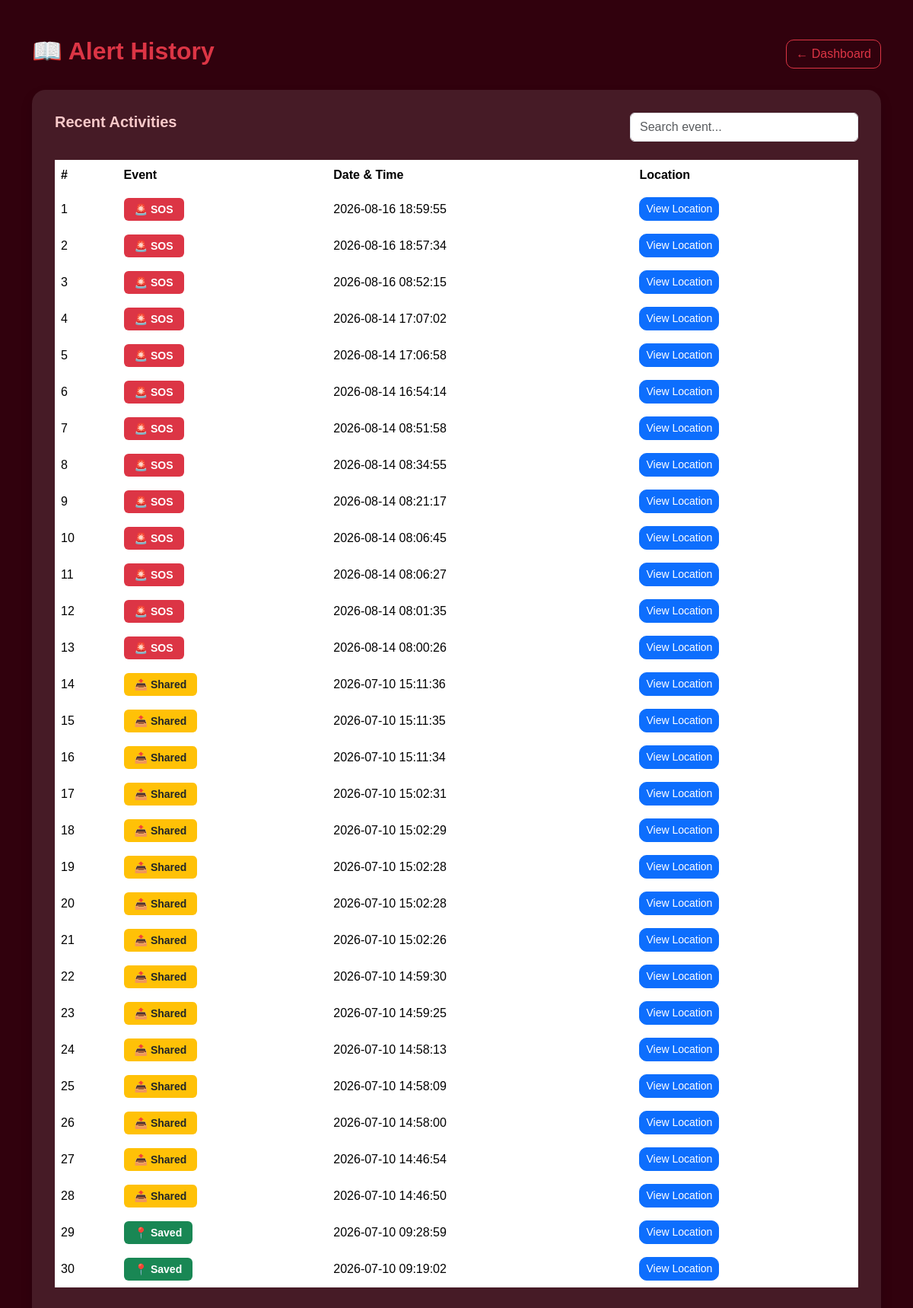
The app's page /history (signed in) with its own data.
### tables this page shows
CREATE TABLE locations(
    id INTEGER PRIMARY KEY AUTOINCREMENT,
    user_id INTEGER NOT NULL,
    latitude REAL NOT NULL,
    longitude REAL NOT NULL,
    event_type TEXT NOT NULL,
    created_at TIMESTAMP DEFAULT CURRENT_TIMESTAMP,
    FOREIGN KEY(user_id) REFERENCES users(id)
);

### app.py (the view)
@app.route("/history")
def history():
    if "user_id" not in session:
        return redirect(url_for("login"))
    conn = sqlite3.connect(DATABASE)
    cursor = conn.cursor()
    cursor.execute("""

        SELECT id,
               latitude,
               longitude,
               event_type,
               created_at

        FROM locations

        WHERE user_id=?

        ORDER BY created_at DESC

    """,(session["user_id"],))
    history = cursor.fetchall()
    conn.close()
    return render_template(
        "history.html",
        history=history
    )

### app.py (called while the page is built)
@app.context_processor
def inject_language():
    language = "English"
    if "user_id" in session:
        conn = sqlite3.connect(DATABASE)
        conn.row_factory = sqlite3.Row
        cursor = conn.cursor()
        cursor.execute("""
            SELECT language
            FROM user_settings
            WHERE user_id = ?
        """, (session["user_id"],))
        settings = cursor.fetchone()
        conn.close()
        if settings and settings["language"]:
            language = settings["language"]
    return {
        "language": language
    }

### templates/history.html (shortened to what this page needs)
<!DOCTYPE html>
<html lang="en">
<head>
<link href="https://cdn.jsdelivr.net/npm/bootstrap@5.3.3/dist/css/bootstrap.min.css"
rel="stylesheet">
<link rel="stylesheet"
href="{{ url_for('static', filename='dashboard.css') }}">
</head>
<body>
    <div class="container py-5">
        <div class="d-flex justify-content-between align-items-center mb-4">
            <div>
                <h2 class="page-title">
                    📖 Alert History
                </h2>
            </div>
            <div>
                <a href="{{ url_for('dashboard') }}"
                class="btn btn-outline-danger">
                ← Dashboard
                </a>
            </div>
        </div>
        <div class="card shadow history-card">
            <div class="card-body">
                <div class="d-flex justify-content-between mb-4">
                    <h5 class="mb-0">
                        Recent Activities
                    </h5>
                    <input
                    type="text"
                    id="searchInput"
                    class="form-control search-box"
                    placeholder="Search event...">
                </div>
{% if history %}
<div class="table-responsive">
<table class="table table-hover align-middle" id="historyTable">
<thead>
<tr>
<th>#</th>
<th>Event</th>
<th>Date & Time</th>
<th>Location</th>
</tr>
</thead>
<tbody>
{% for item in history %}
<tr>
<td>{{ loop.index }}</td>
<td>
{% if item[3] == "SOS" %}
<span class="badge bg-danger">
🚨 SOS
</span>
{% elif item[3] == "Shared" %}
<span class="badge bg-warning text-dark">
📤 Shared
</span>
{% elif item[3] == "Saved" %}
<span class="badge bg-success">
📍 Saved
</span>
{% else %}
<span class="badge bg-secondary">
{{ item[3] }}
</span>
{% endif %}
</td>
<td>
{{ item[4] }}
</td>
<td>
<a
class="btn btn-sm btn-primary"
href="{{ url_for('location', id=item[0]) }}">
View Location
</a>
</td>
</tr>
{% endfor %}
</tbody>
</table>
</div>
{% endif %}
</div>
</div>
</div>
</body>
</html>

### static/dashboard.css (style rules this page uses)
* { margin: 0; padding: 0; box-sizing: border-box; font-family: 'Trebuchet MS', 'Lucida Sans Unicode', 'Lucida Grande', 'Lucida Sans', Arial, sans-serif; }
html { scroll-behavior: smooth; }
body { background: #31010d; color: #f8c9c9; overflow-x: hidden; }
h1, h2, h3, h4, h5, h6 { font-weight: 600; }
h2 { font-weight: 700; color: #f8c9c9; }
.page-title { font-weight: 700; color: #dc3545; }
.card { border: none; border-radius: 15px; background: rgba(255, 255, 255, 0.1); }
.card-body { padding: 30px; }
.card-body h5 { color: #f8c9c9; }
.history-card { border: none; border-radius: 18px; color: #f8c9c9; }
.table { color: #f8c9c9; }
.table thead { background: #dc3545; color: white; }
.table td, .table th { vertical-align: middle; border-color: rgba(255, 255, 255, 0.08); }
.badge { padding: 8px 14px; font-size: 14px; }
.search-box { max-width: 300px; }
.btn { border-radius: 10px; }

### records on screen
locations: event_type "🚨 SOS", created_at "2026-08-16 18:59:55"
locations: event_type "🚨 SOS", created_at "2026-08-16 18:57:34"
locations: event_type "🚨 SOS", created_at "2026-08-16 08:52:15"
locations: event_type "🚨 SOS", created_at "2026-08-14 17:07:02"
locations: event_type "🚨 SOS", created_at "2026-08-14 17:06:58"
locations: event_type "🚨 SOS", created_at "2026-08-14 16:54:14"
locations: event_type "🚨 SOS", created_at "2026-08-14 08:51:58"
locations: event_type "🚨 SOS", created_at "2026-08-14 08:34:55"
locations: event_type "🚨 SOS", created_at "2026-08-14 08:21:17"
locations: event_type "🚨 SOS", created_at "2026-08-14 08:06:45"
locations: event_type "🚨 SOS", created_at "2026-08-14 08:06:27"
locations: event_type "🚨 SOS", created_at "2026-08-14 08:01:35"
locations: event_type "🚨 SOS", created_at "2026-08-14 08:00:26"
locations: event_type "📤 Shared", created_at "2026-07-10 15:11:36"
locations: event_type "📤 Shared", created_at "2026-07-10 15:11:35"
locations: event_type "📤 Shared", created_at "2026-07-10 15:11:34"
locations: event_type "📤 Shared", created_at "2026-07-10 15:02:31"
locations: event_type "📤 Shared", created_at "2026-07-10 15:02:29"
locations: event_type "📤 Shared", created_at "2026-07-10 15:02:28"
locations: event_type "📤 Shared", created_at "2026-07-10 15:02:28"
locations: event_type "📤 Shared", created_at "2026-07-10 15:02:26"
locations: event_type "📤 Shared", created_at "2026-07-10 14:59:30"
locations: event_type "📤 Shared", created_at "2026-07-10 14:59:25"
locations: event_type "📤 Shared", created_at "2026-07-10 14:58:13"
locations: event_type "📤 Shared", created_at "2026-07-10 14:58:09"
locations: event_type "📤 Shared", created_at "2026-07-10 14:58:00"
locations: event_type "📤 Shared", created_at "2026-07-10 14:46:54"
locations: event_type "📤 Shared", created_at "2026-07-10 14:46:50"
locations: event_type "📍 Saved", created_at "2026-07-10 09:28:59"
locations: event_type "📍 Saved", created_at "2026-07-10 09:19:02"
